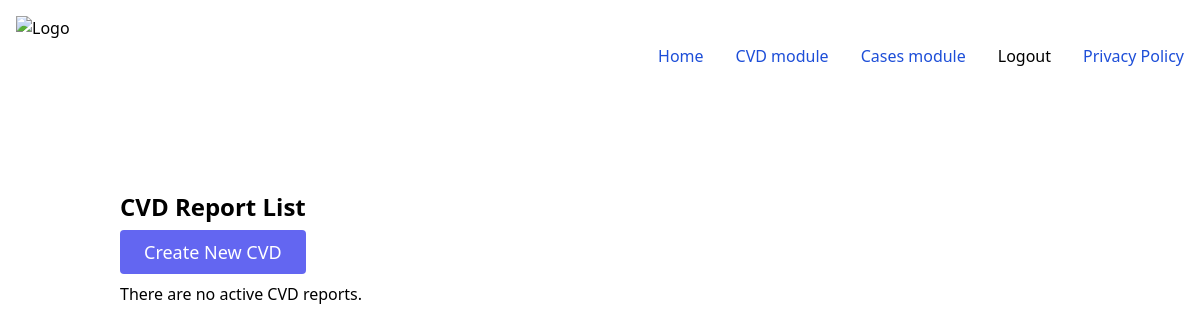
Page /cvd/ (signed in) on the earlier database version.
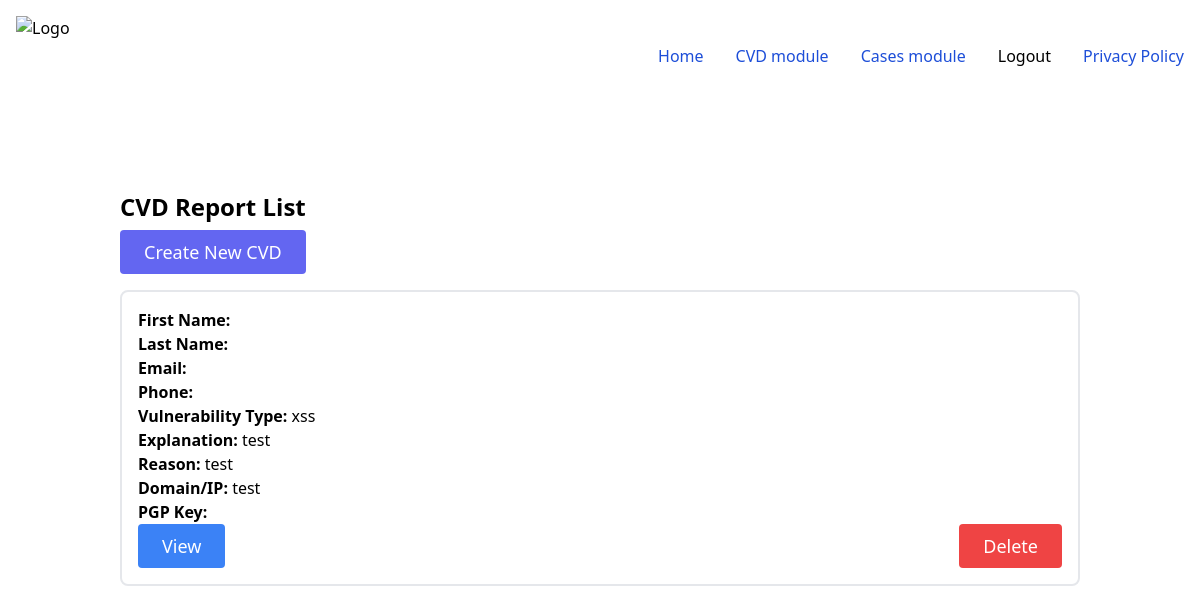
Same page on the later database version.
### cvd_service/models.py (models this page shows, shortened)
class CvdReport(models.Model):
    VULNERABILITY_TYPES = (
        ('injection', 'Injection'),
        ('broken_auth', 'Broken Authentication'),
        ('data_exposure', 'Sensitive Data Exposure'),
        ('xxe', 'XML External Entities (XXE)'),
        ('misconfigurations', 'Security Misconfigurations'),
        ('xss', 'Cross-Site Scripting (XSS)'),
        ('access_control', 'Broken Access Control'),
        ('insecure_deserialization', 'Insecure Deserialization'),
        ('availability', 'Availability'),
        ('integrity', 'Integrity'),
        ('confidentiality', 'Confidentiality'),
    )
    """
    Applicable reference(s):
    A3:2017-Sensitive Data Exposure

    """
    first_name = encrypt(models.CharField(
        max_length=100, blank=True, null=True))
    last_name = encrypt(models.CharField(
        max_length=100, blank=True, null=True))
    email = encrypt(models.EmailField())  # Email is required
    phone = encrypt(models.CharField(max_length=20, blank=True, null=True))
    vulnerability_type = models.CharField(
        max_length=30, choices=VULNERABILITY_TYPES)  # Vulnerability type is required
    explanation = models.TextField()  # Explanation is required
    vulnerability_reason = models.TextField()  # Reason is required
    domain_or_ip = models.TextField()  # Domain/IP is required
    pgp_key = encrypt(models.TextField())

### cvd_service/views.py (the view)
# urls.py: path("", views.CVDListView.as_view(), name='cvd_list'),
class CVDListView(LoginRequiredMixin, generic.ListView):
    model = CvdReport
    template_name = 'cvd_service/cvd_list.html'
    context_object_name = 'cvd_list'
    def get_queryset(self):
        try:
            return CvdReport.objects.all()
        except Exception as e:
            logger.error('Error in CVDListView.get_queryset: %s', e)
            raise

### cvd_service/templates/cvd_service/cvd_list.html (shortened to what this page needs)
{% extends 'base_app/base.html' %}  {% block content %}
<div class="container mx-auto px-4 sm:px-8">
  <div class="py-8">
    <h2 class="text-2xl font-semibold leading-tight">CVD Report List</h2>
    <div class="my-2 flex sm:flex-row flex-col">
      <a
        href="{% url 'cvd_service:create_cvd' %}"
        class="text-white bg-indigo-500 border-0 py-2 px-6 focus:outline-none hover:bg-indigo-600 rounded text-lg"
        >Create New CVD</a
      >
    </div>
    {% if not cvd_list %}
    <p>There are no active CVD reports.</p>
    {% else %} {% for cvd in cvd_list %}
    <div class="py-2">
      <div class="flex flex-col border-2 rounded-lg p-4 bg-white">
        <p><strong>First Name:</strong> {{ cvd.first_name }}</p>
        <p><strong>Last Name:</strong> {{ cvd.last_name }}</p>
        <p><strong>Email:</strong> {{ cvd.email }}</p>
        <p><strong>Phone:</strong> {{ cvd.phone }}</p>
        <p><strong>Vulnerability Type:</strong> {{ cvd.vulnerability_type }}</p>
        <p><strong>Explanation:</strong> {{ cvd.explanation }}</p>
        <p><strong>Reason:</strong> {{ cvd.vulnerability_reason }}</p>
        <p><strong>Domain/IP:</strong> {{ cvd.domain_or_ip }}</p>
        <p><strong>PGP Key:</strong> {{ cvd.pgp_key }}</p>
        {% if user.is_authenticated %}
        <div class="flex justify-between">
          <a
            href="{% url 'cvd_service:cvd_detail' cvd.id %}"
            class="text-white bg-blue-500 border-0 py-2 px-6 focus:outline-none hover:bg-blue-600 rounded text-lg"
            >View</a
          >
          <form
            method="POST"
            action="{% url 'cvd_service:delete_cvd' cvd.id %}"
          >
            <button
              type="submit"
              class="text-white bg-red-500 border-0 py-2 px-6 focus:outline-none hover:bg-red-600 rounded text-lg"
            >
              Delete
            </button>
          </form>
        </div>
        {% endif %}
      </div>
    </div>
    {% endfor %} {% endif %}
  </div>
</div>
{% endblock %}

Differences in the rows shown:
added CvdReport: vulnerability_type "xss", explanation "test", vulnerability_reason "test", domain_or_ip "test"
Other differences:
text no longer shown: "There are no active CVD reports."
